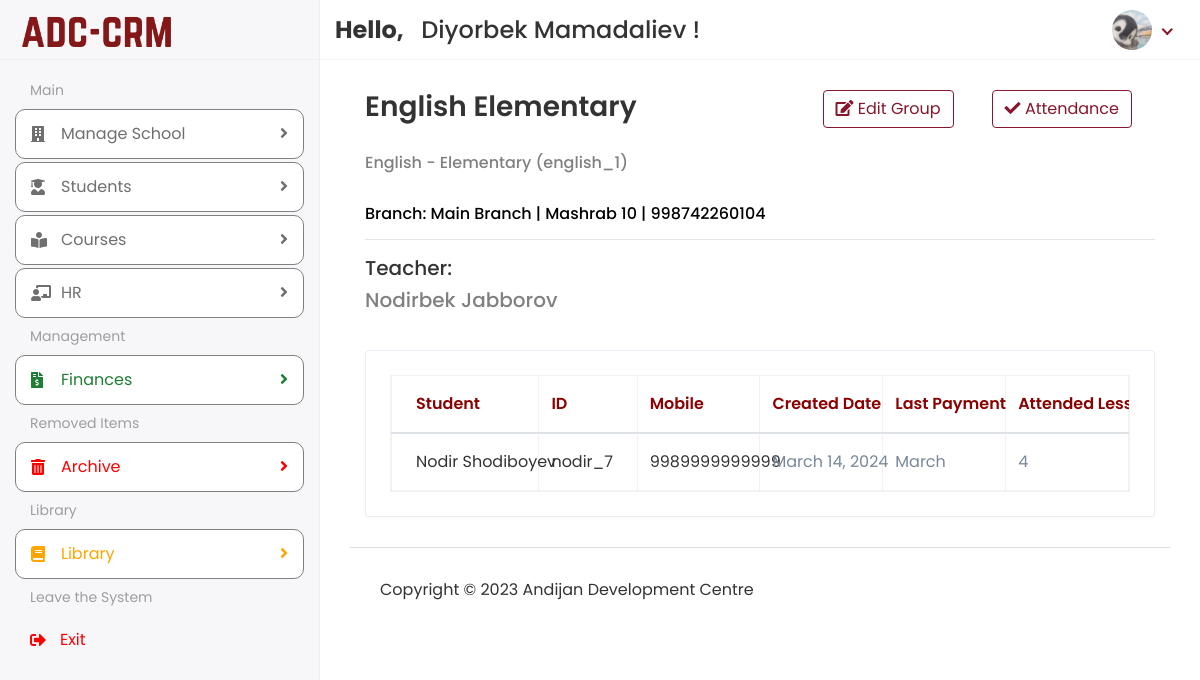
/Hod/Staff/Student/2 (signed in), run on the app's committed database.
### app/models.py (models this page shows, shortened)
class customUser(AbstractUser):
    USER = (
        (1, 'HOD'),
        (3, 'STUDENT'),
    )
    user_type = models.CharField(choices=USER, max_length=50, default=1)
    profile_pic = models.ImageField(upload_to='media/profile_pic',blank=True, null=True)

class Course(models.Model):
    subject = models.CharField(max_length=100)
    level = models.CharField(max_length=150)
    branch = models.ForeignKey('Branch', on_delete=models.SET_NULL, blank=True, null=True)
    username = models.CharField(max_length=50, blank=True, null=True)
    teacher_id = models.ForeignKey(Staff, on_delete=models.DO_NOTHING, blank=True, null=True)
    status = models.CharField(max_length=30, blank=True, null=True)
    days = models.CharField(max_length=25, blank=True, null=True)
    hours = models.CharField(max_length=25, blank=True, null=True)
    created_at = models.DateTimeField(auto_now_add=True)
    updated_at = models.DateTimeField(auto_now=True)  # Updated

class Branch(models.Model):
    profile_pic = models.ImageField(upload_to='media/profile_pic', blank=True, null=True)
    name = models.CharField(max_length=100)
    address = models.CharField(max_length=255)
    phone_number = models.CharField(max_length=20)
    rooms = models.CharField(max_length=20, blank=True, null=True)
    def __str__(self):
        return f"{self.name} | {self.address} | {self.phone_number}"

class Staff(models.Model):
    admin = models.OneToOneField(customUser, on_delete=models.CASCADE)
    department = models.CharField(max_length=50)
    role = models.CharField(max_length=100)
    fines = models.CharField(max_length=30, blank=True, null=True)
    bonus = models.CharField(max_length=30, blank=True, null=True)
    tax = models.CharField(max_length=30, blank=True, null=True)
    salary_type = models.CharField(max_length=30)
    branch = models.ForeignKey('Branch', on_delete=models.SET_NULL, blank=True, null=True)
    work_format = models.CharField(max_length=30)
    salary_amount = models.CharField(max_length=30)
    birth_date = models.DateTimeField(blank=True, null=True)
    status = models.CharField(max_length=20, blank=True, null=True)
    address = models.TextField(max_length=150, blank=True, null=True)
    mobile = models.CharField(max_length=20, blank=True, null=True)
    mobiletwo = models.CharField(max_length=20, blank=True, null=True)
    created_date = models.DateTimeField(auto_now_add=True)
    updated_date = models.DateTimeField(auto_now_add=True)

class Student(models.Model):
    admin = models.OneToOneField(customUser, on_delete=models.CASCADE)
    mobile = models.CharField(max_length=14)
    mobiletwo = models.CharField(max_length=14)
    preferred_course = models.CharField(max_length=30, blank=True, null=True)
    preferred_level = models.CharField(max_length=30, blank=True, null=True)
    preferred_days = models.CharField(max_length=30, blank=True, null=True)
    preferred_time = models.CharField(max_length=30, blank=True, null=True)
    last_payment = models.ForeignKey(
        'Payments',
        on_delete=models.SET_NULL,
        blank=True,
        null=True,
        related_name='last_payment_for_student',
        help_text='Last payment made by the student',
    )
    address = models.CharField(max_length=150, blank=True, null=True)
    course_id = models.ForeignKey(Course, on_delete=models.DO_NOTHING, blank=True, null=True)
    birth_date = models.DateTimeField()
    status = models.CharField(max_length=20, blank=True, null=True)
    branch = models.ForeignKey('Branch', on_delete=models.SET_NULL, blank=True, null=True)
    created_at = models.DateTimeField(auto_now_add=True)
    updated_at = models.DateTimeField(auto_now_add=True)

class Payments(models.Model):
    first_name = models.CharField(max_length=40)
    last_name = models.CharField(max_length=40)
    group_id = models.CharField(max_length=70)
    payment_type = models.CharField(max_length=15, blank=True, null=True)
    student_id = models.CharField(max_length=50)
    teacher_id = models.CharField(max_length=50)
    author = models.ForeignKey(settings.AUTH_USER_MODEL, on_delete=models.CASCADE)
    comment = models.TextField(max_length=150)
    fee_amount = models.DecimalField(max_digits=10, decimal_places=2)
    created_at = models.DateTimeField(auto_now_add=True)

### ADC_school_project/Hod_Views.py (the view)
# urls.py: path('Hod/Staff/Student/<str:id>', Hod_Views.VIEW_STUDENTS, name='view_students'),
@login_required(login_url='/')
def VIEW_STUDENTS(request, id):
    now_month = datetime.now().month
    course = Course.objects.get(id=id)
    student = Student.objects.filter(course_id=id)
    existing_students = ExistingStudent.objects.filter(course_id=id)
    payments = Payments.objects.filter(group_id=id, created_at__month=now_month, created_at__year=datetime.now().year).values('student_id').annotate(last_payment_date=Max('created_at')).order_by()
    context = {
        'course': course,
        'student': student,
        'payments': payments,
        'existing_students': existing_students
    }
    return render(request, 'Hod/view_students.html', context)

### templates/Hod/view_students.html (shortened to what this page needs)
{% extends 'base.html' %}
{% block content %}
    <div class="content container-fluid">
  <div class="page-header">
    <div class="row align-items-center">
      <div class="col">
          <div class="col-auto text-right float-right ml-auto">
                        <a href="{% url 'edit_course' course.id %}" class="btn btn-outline-primary mr-2"><i class="fas fa-check"></i> Attendance</a>
                     </div>
        <div class="col-auto text-right float-right ml-auto">
                        <a href="{% url 'edit_course' course.id %}" class="btn btn-outline-primary mr-2"><i class="fas fa-edit"></i> Edit Group</a>
                     </div>
        <h3 class="page-title">{{ course.subject }} {{ course.level }}</a></h3>
        <br>
        <h6 style="color: gray">{{course.subject}} - {{course.level}} ({{ course.username }})</h6>
          <br>
        <h6 style="color: black">Branch: {{ course.branch }}</h6>
        <hr>
        <h5>Teacher: </h5>
        <h5 style="color: gray">{{ course.teacher_id.admin.first_name }} {{ course.teacher_id.admin.last_name }}</h5>
      </div>
    </div>
  </div>
  <div class="row">
    <div class="col-sm-12">
      <div class="card card-table">
        <div class="card-body">
          <div class="table-responsive table-bordered table-hover">
            <table class="table" style="table-layout: fixed;">
              <thead>
                <tr>
                  <th style="color: darkred; width: 30%;">Student</th>
                  <th style="color: darkred; width: 20%;">ID</th>
                  <th style="color: darkred; width: 25%;">Mobile</th>
                  <th style="color: darkred; width: 25%;">Created Date</th>
                    <th style="color: darkred; width: 25%;">Last Payment</th>
                  <th style="color: darkred; width: 25%;">Attended Lessons</th>
                </tr>
              </thead>
              <tbody>
                {% for i in student %}
                  <tr>
                    <td>
                      {{ i.admin.first_name }}&nbsp;{{ i.admin.last_name }}
                    </td>
                    <td>{{ i.admin.username }}</td>
                    <td>{{ i.mobile }}</td>
                    <td style="color: lightslategray">{{ i.created_at.date }}</td>
                  <td style="color: lightslategray">
                      {{ i.last_payment.created_at|date:"F" }}
                  </td>
                    <td style="color: lightslategray">
                      4
                  </td>
                  </tr>
                {% endfor %}
              </tbody>
            </table>
          </div>
        </div>
      </div>
    </div>
  </div>
</div>
{% endblock %}

### templates/includes/header.html (shortened to what this page needs)
{% load static %}
<div class="header">
            <div class="header-left">
               <a href="{% url 'hod_home' %}" class="logo">
               <img src="{% static 'assets/img/logo.png' %}" alt="Logo">
               </a>
            </div>
            <div class="top-nav-search mt-3">
                <h4>
                    <strong>
                        Hello,
                    </strong>&nbsp;<span>
                    {{ user.first_name }} {{ user.last_name }}
                </span>!</h4>
            </div>
            <ul class="nav user-menu">
               <li class="nav-item dropdown has-arrow">
                  <a href="#" class="dropdown-toggle nav-link" data-toggle="dropdown">
                      {% if user.profile_pic == "" %}
                          <span class="user-img"><img class="rounded-circle" src="{% static 'assets/img/noimg.png' %}" width="31" alt="Profile_Picture"></span>
                      {% else %}
                  <span class="user-img"><img class="rounded-circle" src="/{{ user.profile_pic }}" width="31" alt="Profile_Picture"></span>
                      {% endif %}
                  </a>
               </li>
            </ul>
         </div>

### static/assets/css/style.css (style rules this page uses)
html { height: 100%; }
body { background-color: #fff; color: #333; font-family: 'Poppins', sans-serif; font-size: 1rem; height: 100%; line-height: 1.5; overflow-x: hidden; }
h1, h2, h3, h4, h5, h6 { font-family: 'Poppins', sans-serif; margin-top: 0; }
a { color: #86172c; }
input, button, a { transition: all 0.4s ease; -moz-transition: all 0.4s ease; -o-transition: all 0.4s ease; -ms-transition: all 0.4s ease; -webkit-transition: all 0.4s ease; }
ul, ol { padding: 0px; list-style: none; }
.table { color: #333; max-width: 100%; margin-bottom: 0; width: 100%; }
.table thead tr th { font-weight: 600; }
.table tbody tr { border-bottom: 1px solid rgba(0, 0, 0, 0.05); }
.table-bordered { border: 1px solid rgba(0, 0, 0, 0.05) !important; }
.table-bordered th, .table-bordered td { border-color: rgba(0, 0, 0, 0.05); }
.card-table .card-body .table > thead > tr > th { border-top: 0; }
.card-table .card-body .table tr td:first-child, .card-table .card-body .table tr th:first-child { padding-left: 1.5rem; }
.card-table .card-body .table tr td:last-child, .card-table .card-body .table tr th:last-child { padding-right: 1.5rem; }
.card-table .table td, .card-table .table th { border-top: 1px solid #e2e5e8; padding: 1rem 0.75rem; white-space: nowrap; }
.table-responsive { display: block; width: 100%; overflow-x: auto; }
.btn-outline-primary { color: #86172c; border-color: #86172c; }
.card { border: 1px solid #ececf5; box-shadow: 0 1px 3px 0 rgba(0, 0, 0, 0.03); margin-bottom: 1.875rem; }
.card-body { padding: 1.5rem; }
.header { background-color: #fff; border-bottom: 1px solid #f3f3f4; left: 0; position: fixed; right: 0; top: 0; z-index: 1001; height: 60px; }
.header .header-left { float: left; height: 60px; padding: 0 20px; position: relative; width: 320px; z-index: 1; transition: all 0.2s ease-in-out; background-color: #f7f7fa; border-bottom: 1px solid #efefef; border-right: 1px solid #ececf5; display: flex; align-items: center; }
.header .header-left .logo { display: inline-block; line-height: 60px; }
.header .header-left .logo img { max-height: 40px; width: auto; }
.header .dropdown-toggle:after { display: none; }
.header .has-arrow .dropdown-toggle:after { border-top: 0; border-left: 0; border-bottom: 2px solid #86172c; border-right: 2px solid #86172c; content: ''; height: 8px; display: inline-block; pointer-events: none; -webkit-transform-origin: 66% 66%; -ms-transform-origin: 66% 66%; transform-origin: 66% 66%; -webkit-transform: rotate(45deg); -ms-transform: rotate(45deg); transform: rotate(45deg); -webkit-transition: all 0.15s ease-in-out; transition: all 0.15s ease-in-out; width: 8px; vertical-align: 0px; }
.user-menu { float: right; margin: 0; position: relative; z-index: 99; padding-right: 15px; }
.user-menu.nav > li > a { color: #a0a0a0; font-size: 14px; line-height: 58px; padding: 0 15px; height: 60px; }
.user-img { margin-right: 3px; position: relative; }
.top-nav-search { float: left; margin-left: 15px; }
.page-header { margin-bottom: 1.875rem; }
.page-title { font-size: 28px; font-weight: 600; color: #333; margin-bottom: 5px; }
th, td { white-space: nowrap; }

### templates/includes/header.html (style rules this page uses)
.user-img img { border-radius: 50%; width: 40px; height: 40px; object-fit: cover; }

### data on the page
customUser: first_name "Diyorbek", last_name "Mamadaliev", profile_pic (picture)
Course: subject "English", level "Elementary", username "english_1", branch "Main Branch | Mashrab 10 | 998742260104", teacher_id.admin.first_name "Nodirbek", teacher_id.admin.last_name "Jabborov"
Student: admin.first_name "Nodir", admin.last_name "Shodiboyev", admin.username "nodir_7", mobile "9989999999999", created_at "March 14, 2024", last_payment.created_at "March"
